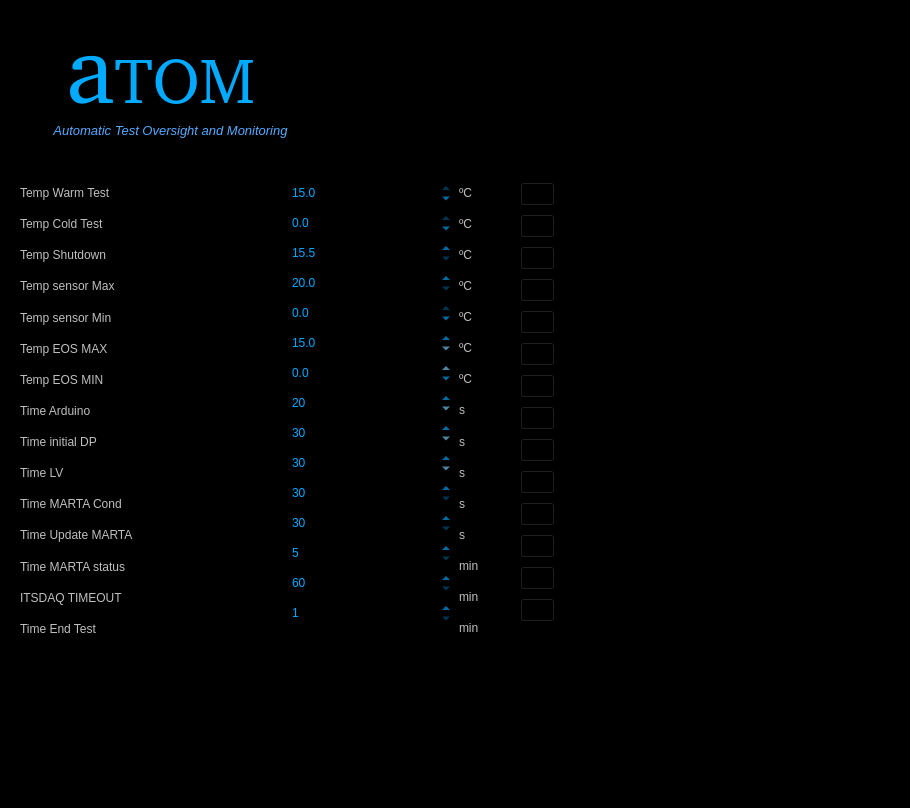
<?xml version="1.0" encoding="UTF-8"?>
<ui version="4.0">
 <class>Options</class>
 <widget class="QWidget" name="Options">
  <property name="geometry">
   <rect>
    <x>0</x>
    <y>0</y>
    <width>910</width>
    <height>808</height>
   </rect>
  </property>
  <property name="windowTitle">
   <string>Form</string>
  </property>
  <widget class="QPushButton" name="but_save">
   <property name="geometry">
    <rect>
     <x>380</x>
     <y>690</y>
     <width>171</width>
     <height>81</height>
    </rect>
   </property>
   <property name="styleSheet">
    <string notr="true">background-color: rgb(0, 0, 0);
border:none</string>
   </property>
   <property name="text">
    <string/>
   </property>
   <property name="icon">
    <iconset>
     <normaloff>../icons/save.svg</normaloff>../icons/save.svg</iconset>
   </property>
   <property name="iconSize">
    <size>
     <width>100</width>
     <height>100</height>
    </size>
   </property>
  </widget>
  <widget class="QWidget" name="verticalLayoutWidget">
   <property name="geometry">
    <rect>
     <x>20</x>
     <y>180</y>
     <width>271</width>
     <height>461</height>
    </rect>
   </property>
   <layout class="QVBoxLayout" name="verticalLayout">
    <item>
     <widget class="QLabel" name="label">
      <property name="styleSheet">
       <string notr="true">color: rgb(191, 191, 191);</string>
      </property>
      <property name="text">
       <string>Temp Warm Test</string>
      </property>
     </widget>
    </item>
    <item>
     <widget class="QLabel" name="label_2">
      <property name="styleSheet">
       <string notr="true">color: rgb(191, 191, 191);</string>
      </property>
      <property name="text">
       <string>Temp Cold Test</string>
      </property>
     </widget>
    </item>
    <item>
     <widget class="QLabel" name="label_4">
      <property name="styleSheet">
       <string notr="true">color: rgb(191, 191, 191);</string>
      </property>
      <property name="text">
       <string>Temp Shutdown</string>
      </property>
     </widget>
    </item>
    <item>
     <widget class="QLabel" name="label_13">
      <property name="styleSheet">
       <string notr="true">color: rgb(191, 191, 191);</string>
      </property>
      <property name="text">
       <string>Temp sensor Max</string>
      </property>
     </widget>
    </item>
    <item>
     <widget class="QLabel" name="label_14">
      <property name="styleSheet">
       <string notr="true">color: rgb(191, 191, 191);</string>
      </property>
      <property name="text">
       <string>Temp sensor Min</string>
      </property>
     </widget>
    </item>
    <item>
     <widget class="QLabel" name="label_11">
      <property name="styleSheet">
       <string notr="true">color: rgb(191, 191, 191);</string>
      </property>
      <property name="text">
       <string>Temp EOS MAX</string>
      </property>
     </widget>
    </item>
    <item>
     <widget class="QLabel" name="label_12">
      <property name="styleSheet">
       <string notr="true">color: rgb(191, 191, 191);</string>
      </property>
      <property name="text">
       <string>Temp EOS MIN</string>
      </property>
     </widget>
    </item>
    <item>
     <widget class="QLabel" name="label_5">
      <property name="styleSheet">
       <string notr="true">color: rgb(191, 191, 191);</string>
      </property>
      <property name="text">
       <string>Time Arduino</string>
      </property>
     </widget>
    </item>
    <item>
     <widget class="QLabel" name="label_7">
      <property name="styleSheet">
       <string notr="true">color: rgb(191, 191, 191);</string>
      </property>
      <property name="text">
       <string>Time initial DP</string>
      </property>
     </widget>
    </item>
    <item>
     <widget class="QLabel" name="label_8">
      <property name="styleSheet">
       <string notr="true">color: rgb(191, 191, 191);</string>
      </property>
      <property name="text">
       <string>Time LV</string>
      </property>
     </widget>
    </item>
    <item>
     <widget class="QLabel" name="label_9">
      <property name="styleSheet">
       <string notr="true">color: rgb(191, 191, 191);</string>
      </property>
      <property name="text">
       <string>Time MARTA Cond</string>
      </property>
     </widget>
    </item>
    <item>
     <widget class="QLabel" name="label_10">
      <property name="styleSheet">
       <string notr="true">color: rgb(191, 191, 191);</string>
      </property>
      <property name="text">
       <string>Time Update MARTA</string>
      </property>
     </widget>
    </item>
    <item>
     <widget class="QLabel" name="label_6">
      <property name="styleSheet">
       <string notr="true">color: rgb(191, 191, 191);</string>
      </property>
      <property name="text">
       <string>Time MARTA status</string>
      </property>
     </widget>
    </item>
    <item>
     <widget class="QLabel" name="label_3">
      <property name="styleSheet">
       <string notr="true">color: rgb(191, 191, 191);</string>
      </property>
      <property name="text">
       <string>ITSDAQ TIMEOUT</string>
      </property>
     </widget>
    </item>
    <item>
     <widget class="QLabel" name="label_15">
      <property name="styleSheet">
       <string notr="true">color: rgb(191, 191, 191);</string>
      </property>
      <property name="text">
       <string>Time End Test</string>
      </property>
     </widget>
    </item>
   </layout>
  </widget>
  <widget class="QWidget" name="verticalLayoutWidget_2">
   <property name="geometry">
    <rect>
     <x>290</x>
     <y>180</y>
     <width>161</width>
     <height>460</height>
    </rect>
   </property>
   <layout class="QVBoxLayout" name="verticalLayout_2">
    <item>
     <widget class="QDoubleSpinBox" name="sp_tWarm">
      <property name="styleSheet">
       <string notr="true">background-color: rgb(0, 0, 0);
color: rgb(0, 170, 255);


</string>
      </property>
      <property name="frame">
       <bool>false</bool>
      </property>
      <property name="decimals">
       <number>1</number>
      </property>
      <property name="minimum">
       <double>10.000000000000000</double>
      </property>
      <property name="maximum">
       <double>15.000000000000000</double>
      </property>
      <property name="singleStep">
       <double>0.100000000000000</double>
      </property>
      <property name="stepType">
       <enum>QAbstractSpinBox::DefaultStepType</enum>
      </property>
      <property name="value">
       <double>15.000000000000000</double>
      </property>
     </widget>
    </item>
    <item>
     <widget class="QDoubleSpinBox" name="sp_tCold">
      <property name="styleSheet">
       <string notr="true">background-color: rgb(0, 0, 0);
color: rgb(0, 170, 255);</string>
      </property>
      <property name="frame">
       <bool>false</bool>
      </property>
      <property name="decimals">
       <number>1</number>
      </property>
      <property name="minimum">
       <double>-34.000000000000000</double>
      </property>
      <property name="maximum">
       <double>0.000000000000000</double>
      </property>
      <property name="singleStep">
       <double>0.100000000000000</double>
      </property>
      <property name="stepType">
       <enum>QAbstractSpinBox::DefaultStepType</enum>
      </property>
      <property name="value">
       <double>0.000000000000000</double>
      </property>
     </widget>
    </item>
    <item>
     <widget class="QDoubleSpinBox" name="sp_tShutdown">
      <property name="styleSheet">
       <string notr="true">background-color: rgb(0, 0, 0);
color: rgb(0, 170, 255);</string>
      </property>
      <property name="frame">
       <bool>false</bool>
      </property>
      <property name="decimals">
       <number>1</number>
      </property>
      <property name="minimum">
       <double>15.500000000000000</double>
      </property>
      <property name="maximum">
       <double>16.500000000000000</double>
      </property>
      <property name="singleStep">
       <double>0.100000000000000</double>
      </property>
      <property name="stepType">
       <enum>QAbstractSpinBox::DefaultStepType</enum>
      </property>
     </widget>
    </item>
    <item>
     <widget class="QDoubleSpinBox" name="sp_tsensor_max">
      <property name="styleSheet">
       <string notr="true">background-color: rgb(0, 0, 0);
color: rgb(0, 170, 255);</string>
      </property>
      <property name="frame">
       <bool>false</bool>
      </property>
      <property name="decimals">
       <number>1</number>
      </property>
      <property name="minimum">
       <double>20.000000000000000</double>
      </property>
      <property name="maximum">
       <double>30.000000000000000</double>
      </property>
      <property name="singleStep">
       <double>0.100000000000000</double>
      </property>
      <property name="stepType">
       <enum>QAbstractSpinBox::DefaultStepType</enum>
      </property>
     </widget>
    </item>
    <item>
     <widget class="QDoubleSpinBox" name="sp_tsensor_min">
      <property name="styleSheet">
       <string notr="true">background-color: rgb(0, 0, 0);
color: rgb(0, 170, 255);</string>
      </property>
      <property name="frame">
       <bool>false</bool>
      </property>
      <property name="decimals">
       <number>1</number>
      </property>
      <property name="minimum">
       <double>-35.000000000000000</double>
      </property>
      <property name="maximum">
       <double>0.000000000000000</double>
      </property>
      <property name="singleStep">
       <double>0.100000000000000</double>
      </property>
      <property name="stepType">
       <enum>QAbstractSpinBox::DefaultStepType</enum>
      </property>
     </widget>
    </item>
    <item>
     <widget class="QDoubleSpinBox" name="sp_teos_max">
      <property name="styleSheet">
       <string notr="true">background-color: rgba(255, 255, 255, 0);
color: rgb(0, 170, 255);</string>
      </property>
      <property name="frame">
       <bool>false</bool>
      </property>
      <property name="decimals">
       <number>1</number>
      </property>
      <property name="minimum">
       <double>15.000000000000000</double>
      </property>
      <property name="maximum">
       <double>25.000000000000000</double>
      </property>
      <property name="singleStep">
       <double>0.100000000000000</double>
      </property>
      <property name="stepType">
       <enum>QAbstractSpinBox::DefaultStepType</enum>
      </property>
     </widget>
    </item>
    <item>
     <widget class="QDoubleSpinBox" name="sp_teos_min">
      <property name="styleSheet">
       <string notr="true">background-color: rgba(255, 255, 255, 0);
color: rgb(0, 170, 255);</string>
      </property>
      <property name="wrapping">
       <bool>false</bool>
      </property>
      <property name="frame">
       <bool>false</bool>
      </property>
      <property name="keyboardTracking">
       <bool>true</bool>
      </property>
      <property name="showGroupSeparator" stdset="0">
       <bool>false</bool>
      </property>
      <property name="decimals">
       <number>1</number>
      </property>
      <property name="minimum">
       <double>-45.000000000000000</double>
      </property>
      <property name="maximum">
       <double>0.000000000000000</double>
      </property>
      <property name="singleStep">
       <double>0.100000000000000</double>
      </property>
      <property name="stepType">
       <enum>QAbstractSpinBox::DefaultStepType</enum>
      </property>
     </widget>
    </item>
    <item>
     <widget class="QSpinBox" name="sp_arduino">
      <property name="styleSheet">
       <string notr="true">background-color: rgba(255, 255, 255, 0);
color: rgb(0, 170, 255);
</string>
      </property>
      <property name="frame">
       <bool>false</bool>
      </property>
      <property name="minimum">
       <number>20</number>
      </property>
      <property name="maximum">
       <number>60</number>
      </property>
     </widget>
    </item>
    <item>
     <widget class="QSpinBox" name="sp_dp">
      <property name="styleSheet">
       <string notr="true">background-color: rgba(255, 255, 255, 0);
color: rgb(0, 170, 255);</string>
      </property>
      <property name="frame">
       <bool>false</bool>
      </property>
      <property name="minimum">
       <number>30</number>
      </property>
      <property name="maximum">
       <number>60</number>
      </property>
      <property name="singleStep">
       <number>5</number>
      </property>
     </widget>
    </item>
    <item>
     <widget class="QSpinBox" name="sp_lv">
      <property name="styleSheet">
       <string notr="true">background-color: rgba(255, 255, 255, 0);
color: rgb(0, 170, 255);</string>
      </property>
      <property name="frame">
       <bool>false</bool>
      </property>
      <property name="minimum">
       <number>30</number>
      </property>
      <property name="maximum">
       <number>60</number>
      </property>
      <property name="singleStep">
       <number>5</number>
      </property>
     </widget>
    </item>
    <item>
     <widget class="QSpinBox" name="sp_marta">
      <property name="styleSheet">
       <string notr="true">background-color: rgb(0, 0, 0);
color: rgb(0, 170, 255);</string>
      </property>
      <property name="frame">
       <bool>false</bool>
      </property>
      <property name="minimum">
       <number>30</number>
      </property>
      <property name="maximum">
       <number>120</number>
      </property>
      <property name="singleStep">
       <number>5</number>
      </property>
     </widget>
    </item>
    <item>
     <widget class="QSpinBox" name="sp_param_marta">
      <property name="autoFillBackground">
       <bool>false</bool>
      </property>
      <property name="styleSheet">
       <string notr="true">background-color: rgb(0, 0, 0);
color: rgb(0, 170, 255);</string>
      </property>
      <property name="frame">
       <bool>false</bool>
      </property>
      <property name="minimum">
       <number>30</number>
      </property>
      <property name="maximum">
       <number>60</number>
      </property>
     </widget>
    </item>
    <item>
     <widget class="QSpinBox" name="sp_status">
      <property name="styleSheet">
       <string notr="true">background-color: rgb(0, 0, 0);
color: rgb(0, 170, 255);</string>
      </property>
      <property name="frame">
       <bool>false</bool>
      </property>
      <property name="minimum">
       <number>5</number>
      </property>
      <property name="maximum">
       <number>10</number>
      </property>
     </widget>
    </item>
    <item>
     <widget class="QSpinBox" name="sp_timeout">
      <property name="styleSheet">
       <string notr="true">background-color: rgb(0, 0, 0);
color: rgb(0, 170, 255);</string>
      </property>
      <property name="frame">
       <bool>false</bool>
      </property>
      <property name="minimum">
       <number>60</number>
      </property>
      <property name="maximum">
       <number>120</number>
      </property>
      <property name="singleStep">
       <number>5</number>
      </property>
     </widget>
    </item>
    <item>
     <widget class="QSpinBox" name="sp_endTest">
      <property name="styleSheet">
       <string notr="true">background-color: rgb(0, 0, 0);
color: rgb(0, 170, 255);</string>
      </property>
      <property name="frame">
       <bool>false</bool>
      </property>
      <property name="minimum">
       <number>1</number>
      </property>
      <property name="maximum">
       <number>5</number>
      </property>
     </widget>
    </item>
   </layout>
  </widget>
  <widget class="QWidget" name="verticalLayoutWidget_3">
   <property name="geometry">
    <rect>
     <x>459</x>
     <y>180</y>
     <width>57</width>
     <height>460</height>
    </rect>
   </property>
   <layout class="QVBoxLayout" name="verticalLayout_3">
    <item>
     <widget class="QLabel" name="label_16">
      <property name="minimumSize">
       <size>
        <width>0</width>
        <height>24</height>
       </size>
      </property>
      <property name="styleSheet">
       <string notr="true">color: rgb(191, 191, 191);</string>
      </property>
      <property name="text">
       <string>ºC</string>
      </property>
     </widget>
    </item>
    <item>
     <widget class="QLabel" name="label_17">
      <property name="minimumSize">
       <size>
        <width>0</width>
        <height>24</height>
       </size>
      </property>
      <property name="styleSheet">
       <string notr="true">color: rgb(191, 191, 191);</string>
      </property>
      <property name="text">
       <string>ºC</string>
      </property>
     </widget>
    </item>
    <item>
     <widget class="QLabel" name="label_18">
      <property name="minimumSize">
       <size>
        <width>0</width>
        <height>24</height>
       </size>
      </property>
      <property name="styleSheet">
       <string notr="true">color: rgb(191, 191, 191);</string>
      </property>
      <property name="text">
       <string>ºC</string>
      </property>
     </widget>
    </item>
    <item>
     <widget class="QLabel" name="label_19">
      <property name="minimumSize">
       <size>
        <width>0</width>
        <height>24</height>
       </size>
      </property>
      <property name="styleSheet">
       <string notr="true">color: rgb(191, 191, 191);</string>
      </property>
      <property name="text">
       <string>ºC</string>
      </property>
     </widget>
    </item>
    <item>
     <widget class="QLabel" name="label_20">
      <property name="minimumSize">
       <size>
        <width>0</width>
        <height>24</height>
       </size>
      </property>
      <property name="styleSheet">
       <string notr="true">color: rgb(191, 191, 191);</string>
      </property>
      <property name="text">
       <string>ºC</string>
      </property>
     </widget>
    </item>
    <item>
     <widget class="QLabel" name="label_21">
      <property name="minimumSize">
       <size>
        <width>0</width>
        <height>24</height>
       </size>
      </property>
      <property name="styleSheet">
       <string notr="true">color: rgb(191, 191, 191);</string>
      </property>
      <property name="text">
       <string>ºC</string>
      </property>
     </widget>
    </item>
    <item>
     <widget class="QLabel" name="label_36">
      <property name="minimumSize">
       <size>
        <width>0</width>
        <height>24</height>
       </size>
      </property>
      <property name="styleSheet">
       <string notr="true">color: rgb(191, 191, 191);</string>
      </property>
      <property name="text">
       <string>ºC</string>
      </property>
     </widget>
    </item>
    <item>
     <widget class="QLabel" name="label_22">
      <property name="minimumSize">
       <size>
        <width>0</width>
        <height>24</height>
       </size>
      </property>
      <property name="styleSheet">
       <string notr="true">color: rgb(191, 191, 191);</string>
      </property>
      <property name="text">
       <string>s</string>
      </property>
     </widget>
    </item>
    <item>
     <widget class="QLabel" name="label_23">
      <property name="minimumSize">
       <size>
        <width>0</width>
        <height>24</height>
       </size>
      </property>
      <property name="styleSheet">
       <string notr="true">color: rgb(191, 191, 191);</string>
      </property>
      <property name="text">
       <string>s</string>
      </property>
     </widget>
    </item>
    <item>
     <widget class="QLabel" name="label_26">
      <property name="minimumSize">
       <size>
        <width>0</width>
        <height>24</height>
       </size>
      </property>
      <property name="styleSheet">
       <string notr="true">color: rgb(191, 191, 191);</string>
      </property>
      <property name="text">
       <string>s</string>
      </property>
     </widget>
    </item>
    <item>
     <widget class="QLabel" name="label_27">
      <property name="minimumSize">
       <size>
        <width>0</width>
        <height>24</height>
       </size>
      </property>
      <property name="styleSheet">
       <string notr="true">color: rgb(191, 191, 191);</string>
      </property>
      <property name="text">
       <string>s</string>
      </property>
     </widget>
    </item>
    <item>
     <widget class="QLabel" name="label_28">
      <property name="minimumSize">
       <size>
        <width>0</width>
        <height>24</height>
       </size>
      </property>
      <property name="styleSheet">
       <string notr="true">color: rgb(191, 191, 191);</string>
      </property>
      <property name="text">
       <string>s</string>
      </property>
     </widget>
    </item>
    <item>
     <widget class="QLabel" name="label_34">
      <property name="minimumSize">
       <size>
        <width>0</width>
        <height>24</height>
       </size>
      </property>
      <property name="styleSheet">
       <string notr="true">color: rgb(191, 191, 191);</string>
      </property>
      <property name="text">
       <string>min</string>
      </property>
     </widget>
    </item>
    <item>
     <widget class="QLabel" name="label_24">
      <property name="minimumSize">
       <size>
        <width>0</width>
        <height>24</height>
       </size>
      </property>
      <property name="styleSheet">
       <string notr="true">color: rgb(191, 191, 191);</string>
      </property>
      <property name="text">
       <string>min</string>
      </property>
     </widget>
    </item>
    <item>
     <widget class="QLabel" name="label_25">
      <property name="minimumSize">
       <size>
        <width>0</width>
        <height>24</height>
       </size>
      </property>
      <property name="styleSheet">
       <string notr="true">color: rgb(191, 191, 191);</string>
      </property>
      <property name="text">
       <string>min</string>
      </property>
     </widget>
    </item>
   </layout>
  </widget>
  <widget class="QLabel" name="label_35">
   <property name="geometry">
    <rect>
     <x>10</x>
     <y>120</y>
     <width>321</width>
     <height>21</height>
    </rect>
   </property>
   <property name="styleSheet">
    <string notr="true">color: rgb(0, 170, 255);
font: 8pt &quot;MS Shell Dlg 2&quot;;</string>
   </property>
   <property name="text">
    <string>&lt;html&gt;&lt;head/&gt;&lt;body&gt;&lt;p align=&quot;center&quot;&gt;&lt;span style=&quot; font-size:10pt; font-style:italic; color:#55aaff;&quot;&gt;Automatic Test Oversight and Monitoring&lt;/span&gt;&lt;/p&gt;&lt;/body&gt;&lt;/html&gt;</string>
   </property>
  </widget>
  <widget class="QLabel" name="info">
   <property name="geometry">
    <rect>
     <x>580</x>
     <y>520</y>
     <width>281</width>
     <height>131</height>
    </rect>
   </property>
   <property name="styleSheet">
    <string notr="true">color: rgb(0, 170, 255);</string>
   </property>
   <property name="text">
    <string>&lt;html&gt;&lt;head/&gt;&lt;body&gt;&lt;p align=&quot;justify&quot;&gt;&lt;br/&gt;&lt;/p&gt;&lt;/body&gt;&lt;/html&gt;</string>
   </property>
  </widget>
  <widget class="QWidget" name="verticalLayoutWidget_4">
   <property name="geometry">
    <rect>
     <x>520</x>
     <y>180</y>
     <width>35</width>
     <height>451</height>
    </rect>
   </property>
   <layout class="QVBoxLayout" name="verticalLayout_4">
    <item>
     <widget class="QPushButton" name="but_warmTest">
      <property name="minimumSize">
       <size>
        <width>0</width>
        <height>24</height>
       </size>
      </property>
      <property name="styleSheet">
       <string notr="true">background-color: rgba(0, 0, 0, 0);</string>
      </property>
      <property name="text">
       <string/>
      </property>
      <property name="icon">
       <iconset>
        <normaloff>../icons/info.svg</normaloff>../icons/info.svg</iconset>
      </property>
     </widget>
    </item>
    <item>
     <widget class="QPushButton" name="but_coldTest">
      <property name="minimumSize">
       <size>
        <width>0</width>
        <height>24</height>
       </size>
      </property>
      <property name="styleSheet">
       <string notr="true">background-color: rgba(0, 0, 0, 0);</string>
      </property>
      <property name="text">
       <string/>
      </property>
      <property name="icon">
       <iconset>
        <normaloff>../icons/info.svg</normaloff>../icons/info.svg</iconset>
      </property>
     </widget>
    </item>
    <item>
     <widget class="QPushButton" name="but_shutdown">
      <property name="minimumSize">
       <size>
        <width>0</width>
        <height>24</height>
       </size>
      </property>
      <property name="styleSheet">
       <string notr="true">background-color: rgba(0, 0, 0, 0);</string>
      </property>
      <property name="text">
       <string/>
      </property>
      <property name="icon">
       <iconset>
        <normaloff>../icons/info.svg</normaloff>../icons/info.svg</iconset>
      </property>
     </widget>
    </item>
    <item>
     <widget class="QPushButton" name="but_sensor_max">
      <property name="minimumSize">
       <size>
        <width>0</width>
        <height>24</height>
       </size>
      </property>
      <property name="styleSheet">
       <string notr="true">background-color: rgba(0, 0, 0, 0);</string>
      </property>
      <property name="text">
       <string/>
      </property>
      <property name="icon">
       <iconset>
        <normaloff>../icons/info.svg</normaloff>../icons/info.svg</iconset>
      </property>
     </widget>
    </item>
    <item>
     <widget class="QPushButton" name="but_sensor_min">
      <property name="minimumSize">
       <size>
        <width>0</width>
        <height>24</height>
       </size>
      </property>
      <property name="styleSheet">
       <string notr="true">background-color: rgba(0, 0, 0, 0);</string>
      </property>
      <property name="text">
       <string/>
      </property>
      <property name="icon">
       <iconset>
        <normaloff>../icons/info.svg</normaloff>../icons/info.svg</iconset>
      </property>
     </widget>
    </item>
    <item>
     <widget class="QPushButton" name="but_eos_max">
      <property name="minimumSize">
       <size>
        <width>0</width>
        <height>24</height>
       </size>
      </property>
      <property name="styleSheet">
       <string notr="true">background-color: rgba(0, 0, 0, 0);</string>
      </property>
      <property name="text">
       <string/>
      </property>
      <property name="icon">
       <iconset>
        <normaloff>../icons/info.svg</normaloff>../icons/info.svg</iconset>
      </property>
     </widget>
    </item>
    <item>
     <widget class="QPushButton" name="but_eos_min">
      <property name="minimumSize">
       <size>
        <width>0</width>
        <height>24</height>
       </size>
      </property>
      <property name="styleSheet">
       <string notr="true">background-color: rgba(0, 0, 0, 0);</string>
      </property>
      <property name="text">
       <string/>
      </property>
      <property name="icon">
       <iconset>
        <normaloff>../icons/info.svg</normaloff>../icons/info.svg</iconset>
      </property>
     </widget>
    </item>
    <item>
     <widget class="QPushButton" name="but_arduino">
      <property name="minimumSize">
       <size>
        <width>0</width>
        <height>24</height>
       </size>
      </property>
      <property name="styleSheet">
       <string notr="true">background-color: rgba(0, 0, 0, 0);</string>
      </property>
      <property name="text">
       <string/>
      </property>
      <property name="icon">
       <iconset>
        <normaloff>../icons/info.svg</normaloff>../icons/info.svg</iconset>
      </property>
     </widget>
    </item>
    <item>
     <widget class="QPushButton" name="but_dp">
      <property name="minimumSize">
       <size>
        <width>0</width>
        <height>24</height>
       </size>
      </property>
      <property name="styleSheet">
       <string notr="true">background-color: rgba(0, 0, 0, 0);</string>
      </property>
      <property name="text">
       <string/>
      </property>
      <property name="icon">
       <iconset>
        <normaloff>../icons/info.svg</normaloff>../icons/info.svg</iconset>
      </property>
     </widget>
    </item>
    <item>
     <widget class="QPushButton" name="but_lv">
      <property name="minimumSize">
       <size>
        <width>0</width>
        <height>24</height>
       </size>
      </property>
      <property name="styleSheet">
       <string notr="true">background-color: rgba(0, 0, 0, 0);</string>
      </property>
      <property name="text">
       <string/>
      </property>
      <property name="icon">
       <iconset>
        <normaloff>../icons/info.svg</normaloff>../icons/info.svg</iconset>
      </property>
     </widget>
    </item>
    <item>
     <widget class="QPushButton" name="but_marta">
      <property name="minimumSize">
       <size>
        <width>0</width>
        <height>24</height>
       </size>
      </property>
      <property name="styleSheet">
       <string notr="true">background-color: rgba(0, 0, 0, 0);</string>
      </property>
      <property name="text">
       <string/>
      </property>
      <property name="icon">
       <iconset>
        <normaloff>../icons/info.svg</normaloff>../icons/info.svg</iconset>
      </property>
     </widget>
    </item>
    <item>
     <widget class="QPushButton" name="but_status">
      <property name="minimumSize">
       <size>
        <width>0</width>
        <height>24</height>
       </size>
      </property>
      <property name="styleSheet">
       <string notr="true">background-color: rgba(0, 0, 0, 0);</string>
      </property>
      <property name="text">
       <string/>
      </property>
      <property name="icon">
       <iconset>
        <normaloff>../icons/info.svg</normaloff>../icons/info.svg</iconset>
      </property>
     </widget>
    </item>
    <item>
     <widget class="QPushButton" name="but_timeout">
      <property name="minimumSize">
       <size>
        <width>0</width>
        <height>24</height>
       </size>
      </property>
      <property name="styleSheet">
       <string notr="true">background-color: rgba(0, 0, 0, 0);</string>
      </property>
      <property name="text">
       <string/>
      </property>
      <property name="icon">
       <iconset>
        <normaloff>../icons/info.svg</normaloff>../icons/info.svg</iconset>
      </property>
     </widget>
    </item>
    <item>
     <widget class="QPushButton" name="but_endTest">
      <property name="minimumSize">
       <size>
        <width>0</width>
        <height>24</height>
       </size>
      </property>
      <property name="styleSheet">
       <string notr="true">background-color: rgba(0, 0, 0, 0);</string>
      </property>
      <property name="text">
       <string/>
      </property>
      <property name="icon">
       <iconset>
        <normaloff>../icons/info.svg</normaloff>../icons/info.svg</iconset>
      </property>
     </widget>
    </item>
   </layout>
  </widget>
  <widget class="QFrame" name="frame">
   <property name="geometry">
    <rect>
     <x>-11</x>
     <y>-1</y>
     <width>1011</width>
     <height>811</height>
    </rect>
   </property>
   <property name="styleSheet">
    <string notr="true">background-image: url(:/prefijoNuevo/logoATLAS.png);
background-color: rgb(0, 0, 0);
background-repeat:no-repeat;
background-position:center;</string>
   </property>
   <property name="frameShape">
    <enum>QFrame::StyledPanel</enum>
   </property>
   <property name="frameShadow">
    <enum>QFrame::Raised</enum>
   </property>
  </widget>
  <widget class="QLabel" name="label_title_2">
   <property name="geometry">
    <rect>
     <x>0</x>
     <y>10</y>
     <width>321</width>
     <height>111</height>
    </rect>
   </property>
   <property name="font">
    <font>
     <family>Standard Symbols PS [urw]</family>
     <pointsize>9</pointsize>
     <weight>50</weight>
     <italic>false</italic>
     <bold>false</bold>
    </font>
   </property>
   <property name="styleSheet">
    <string notr="true">color: rgb(0, 170, 255);
font: 9pt &quot;Standard Symbols PS [urw]&quot;;
</string>
   </property>
   <property name="text">
    <string>&lt;html&gt;&lt;head/&gt;&lt;body&gt;&lt;p align=&quot;center&quot;&gt;&lt;span style=&quot; font-size:72pt;&quot;&gt;a&lt;/span&gt;&lt;span style=&quot; font-size:48pt;&quot;&gt;TOM&lt;/span&gt;&lt;/p&gt;&lt;/body&gt;&lt;/html&gt;</string>
   </property>
   <property name="scaledContents">
    <bool>false</bool>
   </property>
  </widget>
  <zorder>frame</zorder>
  <zorder>but_save</zorder>
  <zorder>verticalLayoutWidget</zorder>
  <zorder>verticalLayoutWidget_2</zorder>
  <zorder>verticalLayoutWidget_3</zorder>
  <zorder>label_35</zorder>
  <zorder>info</zorder>
  <zorder>verticalLayoutWidget_4</zorder>
  <zorder>label_title_2</zorder>
 </widget>
 <resources>
  <include location="bgImage.qrc"/>
 </resources>
 <connections/>
</ui>
